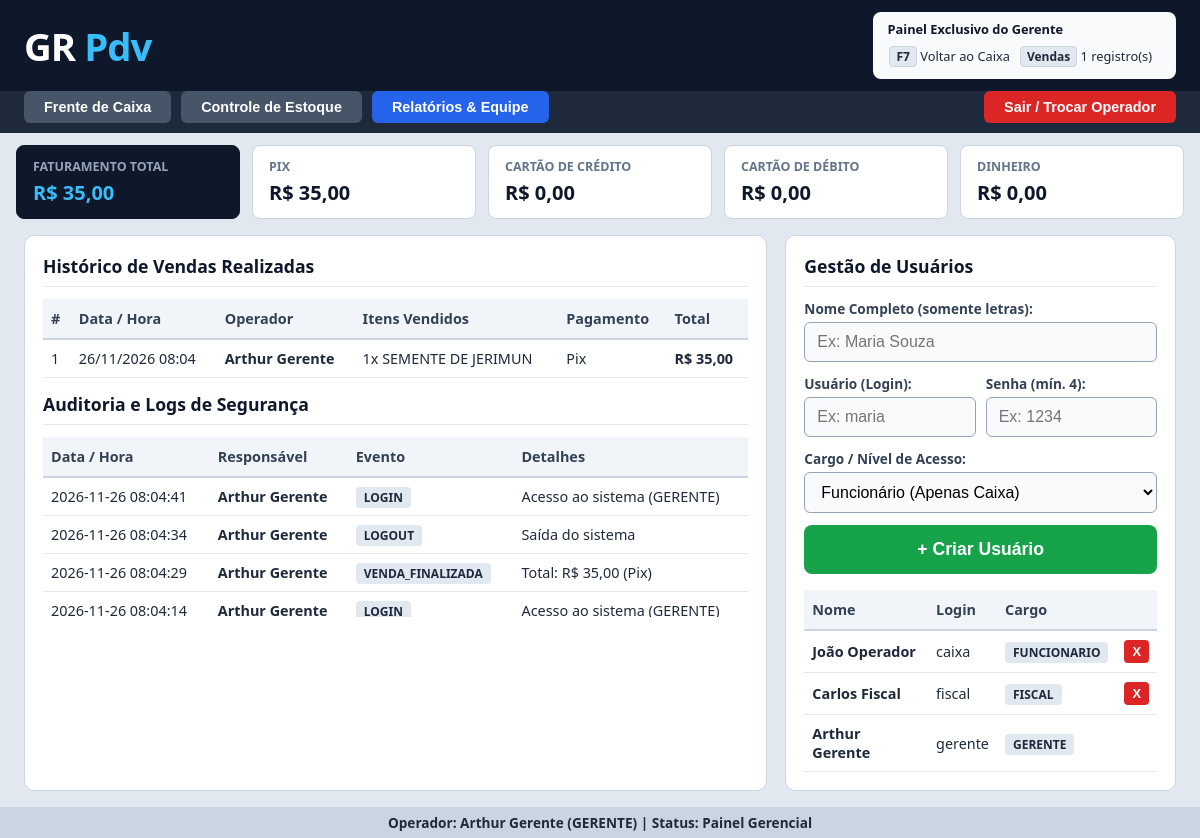
/gerencia (signed in), run on the app's committed database.
### tables this page shows
CREATE TABLE vendas (
            id INTEGER PRIMARY KEY AUTOINCREMENT,
            resumo_itens TEXT NOT NULL,
            valor_total REAL NOT NULL CHECK(valor_total > 0),
            forma_pagamento TEXT NOT NULL,
            usuario_id INTEGER,
            data_venda TEXT DEFAULT (datetime('now', 'localtime')),
            FOREIGN KEY (usuario_id) REFERENCES usuarios(id) ON DELETE SET NULL
        );

CREATE TABLE logs_auditoria (
            id INTEGER PRIMARY KEY AUTOINCREMENT,
            usuario_nome TEXT NOT NULL,
            acao TEXT NOT NULL,
            detalhes TEXT,
            data_hora TEXT DEFAULT (datetime('now', 'localtime'))
        );

CREATE TABLE usuarios (
            id INTEGER PRIMARY KEY AUTOINCREMENT,
            nome TEXT NOT NULL,
            usuario TEXT NOT NULL UNIQUE,
            senha TEXT NOT NULL,
            cargo TEXT NOT NULL CHECK(cargo IN ('funcionario', 'fiscal', 'gerente'))
        );

### app.py (the view)
@app.route('/gerencia')
@exigir_cargo(['gerente'], api=False)
def tela_gerencia():
    conn = db_connect()
    vendas_rows = conn.execute("""
        SELECT v.*, COALESCE(u.nome, 'Operador Removido') AS operador_nome
        FROM vendas v
        LEFT JOIN usuarios u ON v.usuario_id = u.id
        ORDER BY v.id DESC
    """).fetchall()
    usuarios_rows = conn.execute("SELECT id, nome, usuario, cargo FROM usuarios ORDER BY id ASC").fetchall()
    logs_rows = conn.execute("SELECT * FROM logs_auditoria ORDER BY id DESC LIMIT 30").fetchall()
    conn.close()
    vendas = []
    for r in vendas_rows:
        v = dict(r)
        if isinstance(v.get('data_venda'), str):
            try:
                v['data_venda'] = datetime.strptime(v['data_venda'], '%Y-%m-%d %H:%M:%S')
            except ValueError:
                v['data_venda'] = None
        vendas.append(v)
    usuarios = [dict(u) for u in usuarios_rows]
    logs = [dict(l) for l in logs_rows]
    faturamento_total = sum(float(v['valor_total'] or 0) for v in vendas)
    total_pix = sum(float(v['valor_total'] or 0) for v in vendas if v['forma_pagamento'] == 'Pix')
    total_credito = sum(float(v['valor_total'] or 0) for v in vendas if v['forma_pagamento'] == 'Cartão de Crédito')
    total_debito = sum(float(v['valor_total'] or 0) for v in vendas if v['forma_pagamento'] == 'Cartão de Débito')
    total_dinheiro = sum(float(v['valor_total'] or 0) for v in vendas if v['forma_pagamento'] == 'Dinheiro')
    return render_template(
        'gerencia.html',
        vendas=vendas,
        usuarios=usuarios,
        logs=logs,
        qtd_vendas=len(vendas),
        faturamento_total=formatar_brl(faturamento_total),
        total_pix=formatar_brl(total_pix),
        total_credito=formatar_brl(total_credito),
        total_debito=formatar_brl(total_debito),
        total_dinheiro=formatar_brl(total_dinheiro),
        usuario_id_atual=session['usuario_id'],
        usuario_nome=session['usuario_nome'],
        cargo=session['cargo']
    )

### app.py (called while the page is built)
def db_connect():
    conn = sqlite3.connect(DB_PATH, timeout=10)
    conn.row_factory = sqlite3.Row
    conn.execute("PRAGMA foreign_keys = ON")
    return conn

def formatar_brl(valor):
    return f"{float(valor or 0):,.2f}".replace(',', 'X').replace('.', ',').replace('X', '.')

def exigir_cargo(cargos_permitidos, api=False):
    def decorator(f):
        @wraps(f)
        def wrapper(*args, **kwargs):
            if 'usuario_id' not in session:
                if api:
                    return jsonify({'erro': 'Sessão expirada. Faça login novamente.'}), 401
                return redirect(url_for('login'))
            if session.get('cargo') not in cargos_permitidos:
                if api:
                    return jsonify({'erro': 'Acesso negado! Seu cargo não possui permissão para esta ação.'}), 403
                return redirect(url_for('tela_caixa'))
            return f(*args, **kwargs)
        return wrapper
    return decorator

### templates/gerencia.html (shortened to what this page needs)
<!DOCTYPE html>
<html lang="pt-br">
<head>
    <link rel="stylesheet" href="{{ url_for('static', filename='style.css') }}">
</head>
<body>
    <header>
        <div class="logo">GR <span>Pdv</span></div>
        <div class="atalhos">
            <div class="atalhos-titulo">Painel Exclusivo do Gerente</div>
            <table>
                <tr>
                    <td><span class="tecla">F7</span> Voltar ao Caixa</td>
                    <td><span class="tecla">Vendas</span> {{ qtd_vendas }} registro(s)</td>
                </tr>
            </table>
        </div>
    </header>
    <div class="nav-bar">
        <button onclick="location.href='/'">Frente de Caixa</button>
        <button onclick="location.href='/estoque'">Controle de Estoque</button>
        <button class="active">Relatórios & Equipe</button>
        <button onclick="location.href='/logout'" style="margin-left: auto; background-color: #dc2626;">Sair / Trocar Operador</button>
    </div>
    <div class="cards-financeiros">
        <div class="card-kpi destaque">
            <span>Faturamento Total</span>
            <strong>R$ {{ faturamento_total }}</strong>
        </div>
        <div class="card-kpi">
            <span>Pix</span>
            <strong>R$ {{ total_pix }}</strong>
        </div>
        <div class="card-kpi">
            <span>Cartão de Crédito</span>
            <strong>R$ {{ total_credito }}</strong>
        </div>
        <div class="card-kpi">
            <span>Cartão de Débito</span>
            <strong>R$ {{ total_debito }}</strong>
        </div>
        <div class="card-kpi">
            <span>Dinheiro</span>
            <strong>R$ {{ total_dinheiro }}</strong>
        </div>
    </div>
    <div class="main-container">
        <div class="panel" style="flex: 2; gap: 14px;">
            <div>
                <h3>Histórico de Vendas Realizadas</h3>
                <div class="tabela-wrapper" style="max-height: 240px;">
                    <table class="tabela-dados">
                        <thead>
                            <tr>
                                <th>#</th>
                                <th>Data / Hora</th>
                                <th>Operador</th>
                                <th>Itens Vendidos</th>
                                <th>Pagamento</th>
                                <th>Total</th>
                            </tr>
                        </thead>
                        <tbody>
                            {% for venda in vendas %}
                            <tr>
                                <td>{{ venda.id }}</td>
                                <td>{{ venda.data_venda.strftime('%d/%m/%Y %H:%M') if venda.data_venda else '-' }}</td>
                                <td><strong>{{ venda.operador_nome }}</strong></td>
                                <td>{{ venda.resumo_itens }}</td>
                                <td>{{ venda.forma_pagamento }}</td>
                                <td><strong>R$ {{ "%.2f"|format(venda.valor_total)|replace('.', ',') }}</strong></td>
                            </tr>
                            {% endfor %}
                        </tbody>
                    </table>
                </div>
            </div>
            <div>
                <h3>Auditoria e Logs de Segurança</h3>
                <div class="tabela-wrapper" style="max-height: 180px;">
                    <table class="tabela-dados">
                        <thead>
                            <tr>
                                <th>Data / Hora</th>
                                <th>Responsável</th>
                                <th>Evento</th>
                                <th>Detalhes</th>
                            </tr>
                        </thead>
                        <tbody>
                            {% for log in logs %}
                            <tr>
                                <td>{{ log.data_hora }}</td>
                                <td><strong>{{ log.usuario_nome }}</strong></td>
                                <td><span class="badge-cargo">{{ log.acao }}</span></td>
                                <td>{{ log.detalhes }}</td>
                            </tr>
                            {% endfor %}
                        </tbody>
                    </table>
                </div>
            </div>
        </div>
        <div class="panel" style="flex: 1;">
            <h3>Gestão de Usuários</h3>
            <div class="campo-grupo">
                <label for="user-nome">Nome Completo (somente letras):</label>
                <input type="text" id="user-nome" maxlength="60" placeholder="Ex: Maria Souza" oninput="this.value = this.value.replace(/[^a-zA-ZÀ-ÿ\s]/g, '')">
            </div>
            <div style="display: flex; gap: 10px;">
                <div class="campo-grupo" style="flex: 1;">
                    <label for="user-login">Usuário (Login):</label>
                    <input type="text" id="user-login" maxlength="30" placeholder="Ex: maria" oninput="this.value = this.value.toLowerCase().replace(/[^a-z0-9._]/g, '')">
                </div>
                <div class="campo-grupo" style="flex: 1;">
                    <label for="user-senha">Senha (mín. 4):</label>
                    <input type="password" id="user-senha" maxlength="50" placeholder="Ex: 1234">
                </div>
            </div>
            <div class="campo-grupo">
                <label for="user-cargo">Cargo / Nível de Acesso:</label>
                <select id="user-cargo">
                    <option value="funcionario">Funcionário (Apenas Caixa)</option>
                </select>
            </div>
            <button class="btn-sucesso" onclick="cadastrarUsuario()" style="margin-bottom: 16px;">+ Criar Usuário</button>
            <div class="tabela-wrapper" style="max-height: 210px;">
                <table class="tabela-dados">
                    <thead>
                        <tr>
                            <th>Nome</th>
                            <th>Login</th>
                            <th>Cargo</th>
                            <th></th>
                        </tr>
                    </thead>
                    <tbody>
                        {% for u in usuarios %}
                        <tr>
                            <td><strong>{{ u.nome }}</strong></td>
                            <td>{{ u.usuario }}</td>
                            <td><span class="badge-cargo">{{ u.cargo }}</span></td>
                            <td>
                                {% if u.id != usuario_id_atual %}
                                    <button class="btn-mini btn-excluir" data-id="{{ u.id }}" data-nome="{{ u.nome }}" onclick="excluirUsuario(this)">X</button>
                                {% endif %}
                            </td>
                        </tr>
                        {% endfor %}
                    </tbody>
                </table>
            </div>
        </div>
    </div>
    <div class="status-bar">Operador: {{ usuario_nome }} ({{ cargo|upper }}) | Status: Painel Gerencial</div>
</body>
</html>

### static/style.css (style rules this page uses)
* { box-sizing: border-box; margin: 0; padding: 0; }
body { font-family: 'Segoe UI', Tahoma, Geneva, Verdana, sans-serif; background-color: #e2e8f0; color: #1e293b; display: flex; flex-direction: column; min-height: 100vh; }
header { background-color: #0f172a; color: #ffffff; padding: 12px 24px; display: flex; align-items: center; justify-content: space-between; }
.logo { font-size: 2.4rem; font-weight: 800; letter-spacing: -1px; }
.logo span { color: #38bdf8; }
.atalhos { background-color: #f8fafc; color: #1e293b; padding: 8px 14px; border-radius: 8px; font-size: 0.8rem; }
.atalhos-titulo { font-weight: 700; margin-bottom: 4px; color: #0f172a; }
.atalhos table td { padding: 2px 8px 2px 0; }
.tecla { display: inline-block; background: #e2e8f0; border: 1px solid #cbd5e1; border-radius: 4px; padding: 1px 6px; font-weight: 700; font-size: 0.75rem; }
.nav-bar { background-color: #1e293b; padding: 0 24px 10px 24px; display: flex; gap: 10px; }
.nav-bar button { background-color: #475569; color: #ffffff; border: none; padding: 8px 20px; border-radius: 6px; font-weight: 600; cursor: pointer; font-size: 0.9rem; }
.nav-bar button.active { background-color: #2563eb; }
.main-container { display: flex; gap: 18px; padding: 16px 24px; flex: 1; }
.panel { background-color: #ffffff; border: 1px solid #cbd5e1; border-radius: 10px; padding: 18px; display: flex; flex-direction: column; }
.panel h3 { font-size: 1.1rem; margin-bottom: 12px; color: #0f172a; border-bottom: 1px solid #e2e8f0; padding-bottom: 8px; }
.tabela-wrapper { flex: 1; overflow-y: auto; max-height: 360px; }
.tabela-dados { width: 100%; border-collapse: collapse; font-size: 0.9rem; }
.tabela-dados th { background-color: #f1f5f9; text-align: left; padding: 10px 8px; border-bottom: 2px solid #cbd5e1; color: #334155; }
.tabela-dados td { padding: 9px 8px; border-bottom: 1px solid #e2e8f0; }
.campo-grupo { margin-bottom: 12px; }
.campo-grupo label { display: block; font-size: 0.85rem; font-weight: 600; margin-bottom: 4px; color: #334155; }
.campo-grupo input, .campo-grupo select { width: 100%; padding: 10px 12px; border: 1px solid #94a3b8; border-radius: 6px; font-size: 1rem; background-color: #f8fafc; }
.btn-sucesso { background-color: #16a34a; color: #ffffff; border: none; padding: 14px; border-radius: 8px; font-size: 1.1rem; font-weight: 700; cursor: pointer; width: 100%; }
.btn-mini { padding: 4px 8px; border: none; border-radius: 4px; font-size: 0.8rem; font-weight: 600; cursor: pointer; color: #ffffff; }
.btn-excluir { background-color: #dc2626; }
.status-bar { background-color: #cbd5e1; color: #1e293b; padding: 6px 24px; font-size: 0.85rem; font-weight: 600; text-align: center; }

### templates/gerencia.html (style rules this page uses)
.cards-financeiros { display: flex; gap: 12px; padding: 12px 16px 0 16px; }
.card-kpi { flex: 1; background: #ffffff; border: 1px solid #cbd5e1; border-radius: 8px; padding: 12px 16px; }
.card-kpi span { display: block; font-size: 0.78rem; color: #64748b; font-weight: 700; text-transform: uppercase; }
.card-kpi strong { display: block; font-size: 1.25rem; color: #0f172a; margin-top: 4px; }
.card-kpi.destaque { background: #0f172a; border-color: #0f172a; }
.card-kpi.destaque span { color: #94a3b8; }
.card-kpi.destaque strong { color: #38bdf8; }
.badge-cargo { padding: 2px 8px; border-radius: 4px; font-size: 0.75rem; font-weight: 700; text-transform: uppercase; background: #e2e8f0; color: #1e293b; }

### data on the page
vendas: id "1", data_venda "26/11/2026 08:04", operador_nome "Arthur Gerente", resumo_itens "1x SEMENTE DE JERIMUN", forma_pagamento "Pix", valor_total "35,00"
logs_auditoria: data_hora "2026-11-26 08:04:41", usuario_nome "Arthur Gerente", acao "LOGIN", detalhes "Acesso ao sistema (GERENTE)"
logs_auditoria: data_hora "2026-11-26 08:04:34", usuario_nome "Arthur Gerente", acao "LOGOUT", detalhes "Saída do sistema"
logs_auditoria: data_hora "2026-11-26 08:04:29", usuario_nome "Arthur Gerente", acao "VENDA_FINALIZADA", detalhes "Total: R$ 35,00 (Pix)"
logs_auditoria: data_hora "2026-11-26 08:04:14", usuario_nome "Arthur Gerente", acao "LOGIN", detalhes "Acesso ao sistema (GERENTE)"
usuarios: nome "João Operador", usuario "caixa", cargo "FUNCIONARIO"
usuarios: nome "Carlos Fiscal", usuario "fiscal", cargo "FISCAL"
usuarios: nome "Arthur Gerente", usuario "gerente", cargo "GERENTE"

### other printed values
{{ qtd_vendas }} "1"
{{ faturamento_total }} "35,00"
{{ total_pix }} "35,00"
{{ total_credito }} "0,00"
{{ total_debito }} "0,00"
{{ total_dinheiro }} "0,00"
{{ usuario_nome }} "Arthur Gerente"
{{ cargo|upper }} "GERENTE"
